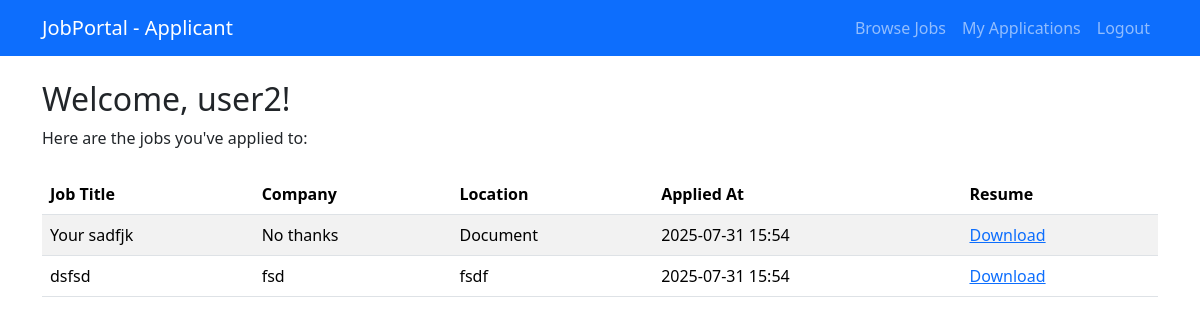
The app's page /applicant/dashboard/ (signed in) with its own data.
### jobportal/models.py (models this page shows)
class Application(models.Model):
    STATUS_CHOICES = [
        ('Pending', 'Pending'),
        ('Approved', 'Approved'),
        ('Rejected', 'Rejected'),
    ]
    job = models.ForeignKey(Job, on_delete=models.CASCADE)
    applicant = models.ForeignKey(User, on_delete=models.CASCADE)
    resume = models.FileField(upload_to='resumes/')
    cover_letter = models.TextField()
    applied_at = models.DateTimeField(auto_now_add=True)
    status = models.CharField(max_length=20, choices=STATUS_CHOICES, default='Pending')

class Job(models.Model):
    title = models.CharField(max_length=100)
    company_name = models.CharField(max_length=100)
    location = models.CharField(max_length=100)
    description = models.TextField()
    posted_by = models.ForeignKey(User, on_delete=models.CASCADE)
    created_at = models.DateTimeField(auto_now_add=True)

### jobportal/views.py (the view)
# urls.py: path('applicant/dashboard/', views.applicant_dashboard, name='applicant_dashboard'),
@login_required
def applicant_dashboard(request):
    if request.user.profile.role != 'applicant':
        return redirect('login')  # Or raise PermissionDenied
    applications = Application.objects.filter(applicant=request.user).select_related('job')
    return render(request, 'applicant/dashboard.html', {'applications': applications})

### jobportal/templates/applicant/dashboard.html (shortened to what this page needs)
{% extends 'applicant/base.html' %}
{% block content %}
<h2>Welcome, {{ request.user.username }}!</h2>
<p class="mb-4">Here are the jobs you've applied to:</p>
{% if applications %}
<table class="table table-striped">
    <thead>
        <tr>
            <th>Job Title</th>
            <th>Company</th>
            <th>Location</th>
            <th>Applied At</th>
            <th>Resume</th>
        </tr>
    </thead>
    <tbody>
        {% for app in applications %}
        <tr>
            <td>{{ app.job.title }}</td>
            <td>{{ app.job.company_name }}</td>
            <td>{{ app.job.location }}</td>
            <td>{{ app.applied_at|date:"Y-m-d H:i" }}</td>
            <td><a href="{{ app.resume.url }}" target="_blank">Download</a></td>
        </tr>
        {% endfor %}
    </tbody>
</table>
{% else %}
<p>You have not applied to any jobs yet.</p>
{% endif %}
{% endblock %}

### records on screen
Application: job "Your sadfjk", job.company_name "No thanks", job.location "Document", applied_at "2025-07-31 15:54"
Application: job "dsfsd", job.company_name "fsd", job.location "fsdf", applied_at "2025-07-31 15:54"

### other values on screen
{{ request.user.username }} "user2"
